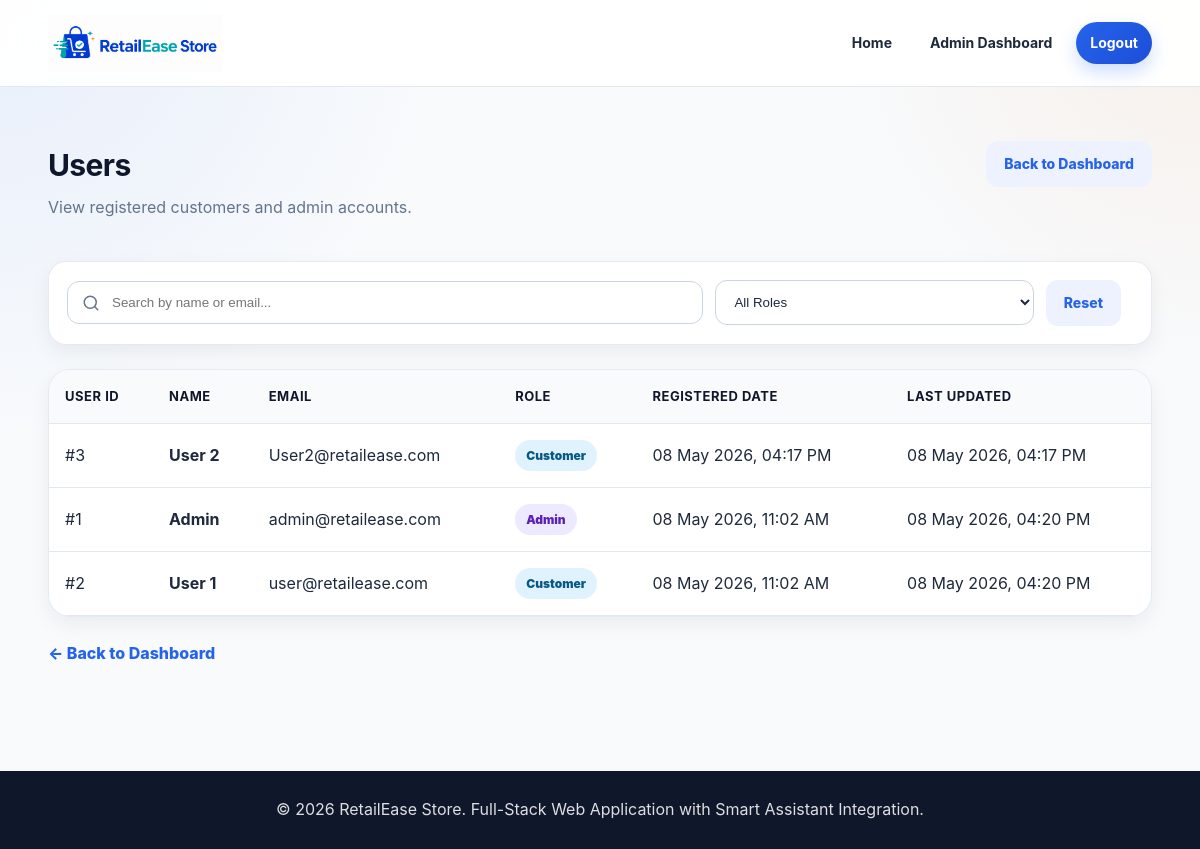
The page /admin/users.php (signed in) on the database its author committed.
### tables this page shows
CREATE TABLE `users` (
  `id` int(11) NOT NULL,
  `name` varchar(100) NOT NULL,
  `email` varchar(150) NOT NULL,
  `password` varchar(255) NOT NULL,
  `role` enum('admin','user') NOT NULL DEFAULT 'user',
  `created_at` timestamp NOT NULL DEFAULT current_timestamp(),
  `updated_at` timestamp NOT NULL DEFAULT current_timestamp() ON UPDATE current_timestamp()
);

### includes/functions.php (called while the page is built, shortened)
<?php
function sanitizeInput($data) {
    return htmlspecialchars(trim($data), ENT_QUOTES, 'UTF-8');
}
?>

### admin/users.php (the view, shortened to what this page needs)
<?php
require_once '../config/database.php';
require_once '../includes/functions.php';
$search = sanitizeInput($_GET['search'] ?? '');
$page = isset($_GET['page']) && is_numeric($_GET['page']) ? (int) $_GET['page'] : 1;
$limit = 8;
$offset = ($page - 1) * $limit;
$params = [];
$whereSql = "";
$stmt = $pdo->prepare("
    SELECT id, name, email, role, created_at, updated_at
    FROM users
    $whereSql
    ORDER BY created_at DESC
    LIMIT $limit OFFSET $offset
");
$stmt->execute($params);
$users = $stmt->fetchAll(PDO::FETCH_ASSOC);
?>
<?php include '../includes/header.php'; ?>
<section class="section">
    <div class="container">
        <div class="page-header">
            <div>
                <h2>Users</h2>
                <p>View registered customers and admin accounts.</p>
            </div>
            <a href="dashboard.php" class="btn btn-light">Back to Dashboard</a>
        </div>
        <form method="GET" class="filter-form users-filter">
            <input
                type="text"
                name="search"
                placeholder="Search by name or email..."
                value="<?php echo htmlspecialchars($search); ?>"
            >
            <select name="role">
                <option value="">All Roles</option>
            </select>
            <a href="users.php" class="btn btn-light">Reset</a>
        </form>
        <div class="table-wrapper">
            <table class="data-table">
                <thead>
                    <tr>
                        <th>User ID</th>
                        <th>Name</th>
                        <th>Email</th>
                        <th>Role</th>
                        <th>Registered Date</th>
                        <th>Last Updated</th>
                    </tr>
                </thead>
                <tbody>
                    <?php if (count($users) > 0): ?>
                        <?php foreach ($users as $user): ?>
                            <tr>
                                <td>#<?php echo $user['id']; ?></td>
                                <td><strong><?php echo htmlspecialchars($user['name']); ?></strong></td>
                                <td><?php echo htmlspecialchars($user['email']); ?></td>
                                <td>
                                    <?php if ($user['role'] === 'admin'): ?>
                                        <span class="badge badge-admin">Admin</span>
                                    <?php else: ?>
                                        <span class="badge badge-user">Customer</span>
                                    <?php endif; ?>
                                </td>
                                <td><?php echo date('d M Y, h:i A', strtotime($user['created_at'])); ?></td>
                                <td><?php echo date('d M Y, h:i A', strtotime($user['updated_at'])); ?></td>
                            </tr>
                        <?php endforeach; ?>
                    <?php else: ?>
                        <tr>
                            <td colspan="6" class="empty-state">No users found.</td>
                        </tr>
                    <?php endif; ?>
                </tbody>
            </table>
        </div>
        <div class="back-link">
            <a href="dashboard.php">← Back to Dashboard</a>
        </div>
    </div>
</section>
<?php include '../includes/footer.php'; ?>

### assets/css/style.css (style rules this page uses)
:root { --primary: #2563eb; --primary-dark: #1d4ed8; --secondary: #14b8a6; --accent: #f97316; --danger: #dc2626; --success: #16a34a; --warning: #f59e0b; --dark: #0f172a; --text: #1e293b; --muted: #64748b; --border: #e2e8f0; --soft-bg: #f8fafc; --white: #ffffff; --shadow-sm: 0 8px 20px rgba(15, 23, 42, 0.06); --shadow-md: 0 18px 45px rgba(15, 23, 42, 0.10); --radius: 18px; }
* { box-sizing: border-box; }
html { scroll-behavior: smooth; }
body { margin: 0; font-family: Inter, Segoe UI, Arial, Helvetica, sans-serif; background: radial-gradient(circle at top left, rgba(37, 99, 235, 0.08), transparent 30%), radial-gradient(circle at top right, rgba(249, 115, 22, 0.08), transparent 25%), var(--soft-bg); color: var(--text); line-height: 1.6; min-height: 100vh; display: flex; flex-direction: column; }
.container { width: min(1180px, 92%); margin: auto; }
a { color: inherit; }
.section { padding: 54px 0; }
.section h2 { font-size: 30px; margin: 0 0 12px; letter-spacing: -0.6px; color: var(--dark); }
.section p { color: var(--muted); }
.card, .dashboard-card, .product-card, .assistant-card, .assistant-response, .empty-card, .form-box, .details-card, .table-wrapper, .filter-form { background: rgba(255, 255, 255, 0.95); border: 1px solid rgba(226, 232, 240, 0.9); box-shadow: var(--shadow-sm); }
button, .btn { background: linear-gradient(135deg, var(--primary), var(--primary-dark)); color: #ffffff; border: none; padding: 12px 18px; border-radius: 12px; cursor: pointer; text-decoration: none; display: inline-flex; align-items: center; justify-content: center; gap: 8px; font-weight: 800; font-size: 14px; transition: 0.2s ease; box-shadow: 0 8px 18px rgba(37, 99, 235, 0.18); }
.btn-light { background: #eef2ff; color: var(--primary) !important; box-shadow: none; }
.form-group input, .form-group textarea, .form-group select, .filter-form input, .filter-form select, .status-form select { width: 100%; padding: 13px 14px; border: 1px solid #cbd5e1; border-radius: 12px; background: #ffffff; color: var(--text); outline: none; transition: 0.2s ease; }
.form-link a, .back-link a { color: var(--primary); font-weight: 800; text-decoration: none; }
.page-header { display: flex; align-items: flex-start; justify-content: space-between; gap: 22px; margin-bottom: 24px; }
.page-header h2 { margin-bottom: 6px; }
.page-header p { margin-top: 0; }
.filter-form { padding: 18px; border-radius: 18px; display: grid; grid-template-columns: 2fr 1fr 1fr auto auto; gap: 12px; margin-bottom: 24px; align-items: center; position: relative; }
.filter-form::before { display: none !important; content: none !important; }
.filter-form input[type="text"], .filter-form input[type="search"] { padding-left: 44px !important; background-repeat: no-repeat !important; background-position: 14px center !important; background-size: 18px 18px !important; }
.users-filter { grid-template-columns: 2fr 1fr auto auto; }
.table-wrapper { overflow-x: auto; border-radius: 22px; }
.data-table { width: 100%; border-collapse: collapse; min-width: 850px; }
.data-table th, .data-table td { padding: 16px; border-bottom: 1px solid var(--border); text-align: left; vertical-align: middle; }
.data-table th { background: #f8fafc; color: var(--dark); font-size: 13px; text-transform: uppercase; letter-spacing: 0.04em; }
.badge { display: inline-flex; align-items: center; justify-content: center; padding: 6px 11px; border-radius: 999px; font-size: 12px; font-weight: 900; white-space: nowrap; }
.badge-admin { background: #ede9fe; color: #5b21b6; }
.badge-user { background: #e0f2fe; color: #075985; }
.back-link { margin-top: 24px; }

### rows shown on the page
users: id "3", name "User 2", email "User2@retailease.com", role "Customer", created_at "08 May 2026, 04:17 PM", updated_at "08 May 2026, 04:17 PM"
users: id "1", name "Admin", email "admin@retailease.com", role "Admin", created_at "08 May 2026, 11:02 AM", updated_at "08 May 2026, 04:20 PM"
users: id "2", name "User 1", email "user@retailease.com", role "Customer", created_at "08 May 2026, 11:02 AM", updated_at "08 May 2026, 04:20 PM"
